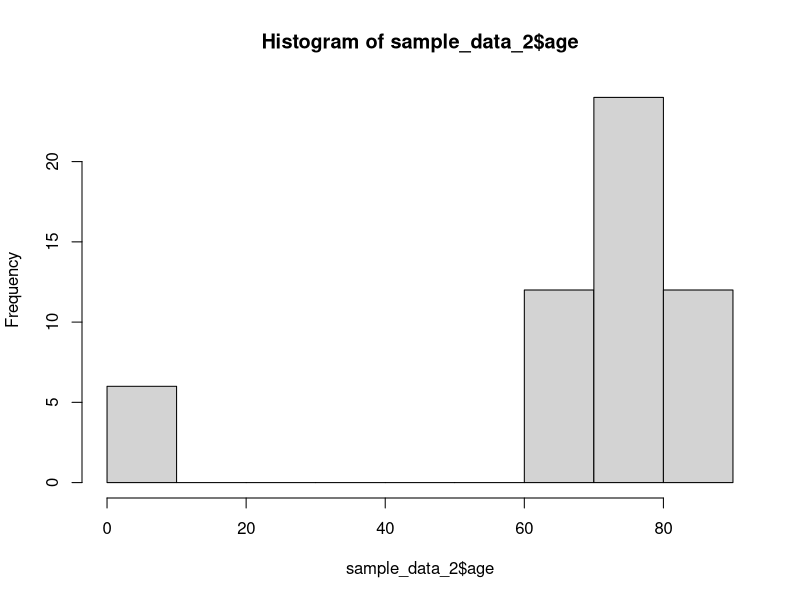
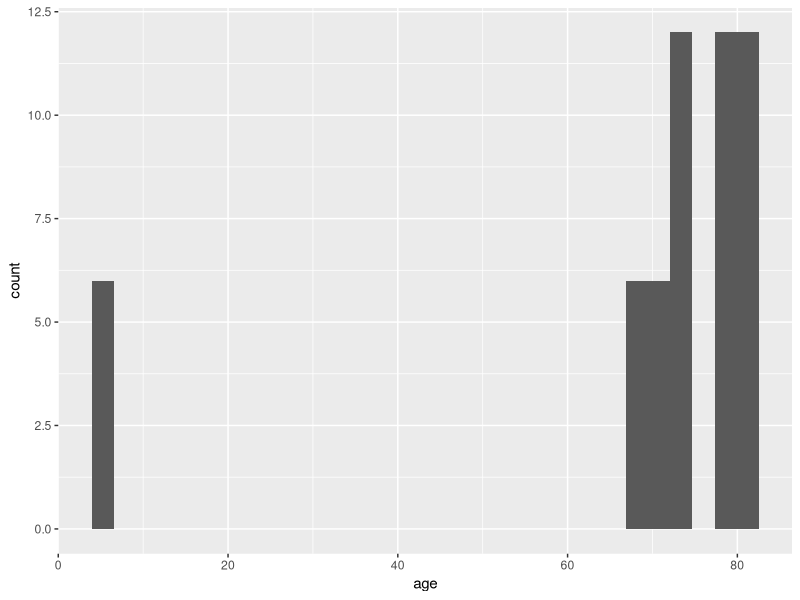

These charts were generated, in order, by the following R code:
## ---- chunk 1
setwd("/Users/sarah/Intro to Data Science Tutorials/")
## ---- chunk 2
sample_data <- read.csv("sample_data.csv")
## ---- chunk 3
library(dplyr)
## ---- chunk 4
head(sample_data)
head(sample_data, 6)
sample_data[1:6,]
## ---- chunk 5
dim(sample_data)
## ---- chunk 6
names(sample_data)
## ---- chunk 7
sample_data$visit_date
## ---- chunk 8
sum(is.na(sample_data))
## ---- chunk 9
is.na(sample_data)
## ---- chunk 10
na.omit(sample_data)
## ---- chunk 11
sample_data[complete.cases(sample_data),]	
## ---- chunk 12
sum(is.na(sample_data$medication_analgesic))
sum(is.na(sample_data$analgesic_start_date))
## ---- chunk 13
sample_data[is.na(sample_data$analgesic_start_date) & is.na(sample_data$medication_analgesic),]
## ---- chunk 14
sample_data[!is.na(sample_data$analgesic_start_date) & is.na(sample_data$medication_analgesic),]
## ---- chunk 15
sample_data[is.na(sample_data$analgesic_start_date) & !is.na(sample_data$medication_analgesic),]
## ---- chunk 16
missing_date <- sample_data[is.na(sample_data$analgesic_start_date) & !is.na(sample_data$medication_analgesic),]

missing_date
## ---- chunk 17
sample_data_v1 <- sample_data %>% filter(id!=7)
dim(sample_data_v1)
nrow(sample_data_v1)
## ---- chunk 18
sample_data_v2 <- sample_data %>% filter(!(id %in% missing_date$id))
dim(sample_data_v2)
nrow(sample_data_v2)
## ---- chunk 19
sample_data_v3 <- sample_data[!(sample_data$id %in% missing_date$id),]
dim(sample_data_v3)
nrow(sample_data_v3)
## ---- chunk 20
sample_data_v4 <- sample_data[!(sample_data$id==7),]
dim(sample_data_v4)
nrow(sample_data_v4)
## ---- chunk 21
sample_data_2 <- sample_data_v1
## ---- chunk 22
rm(sample_data_v1, sample_data_v2, sample_data_v3, sample_data_v4)
## ---- chunk 23
sample_data_2$id==7 		#tells us True or False: ID is equal to 7?
sum(sample_data_2$id==7) 	 #tells us how many observations have ID equal to 7
sample_data_2 %>% filter(id==7) 	#gives us all the observations with ID equal to 7
sum(is.na(sample_data_2$analgesic_start_date) & !is.na(sample_data_2$medication_analgesic)) # any missing?
## ---- chunk 24
mean(sample_data_2$age)
median(sample_data_2$age)
max(sample_data_2$age)
min(sample_data_2$age)
## ---- chunk 25
hist(sample_data_2$age)
## ---- chunk 26
library(ggplot2)
ggplot(sample_data_2,aes(age)) + geom_histogram()
## ---- chunk 27
sort(sample_data_2$age) # sorts the age in an ascending order
sample_data_2[order(sample_data_2$age),] # orders the data from low to high age
sample_data_2 %>% filter(age<20)  # filters the data to ages lower than 20
sample_data_2[sample_data_2$age<20,] # is the equivalent using [row,column] syntax
## ---- chunk 28
sample_data_2[(sample_data_2$race=="white")&(sample_data_2$sex=="female")&(sample_data_2$id!=1),]
## ---- chunk 29
sample_data_2 %>% filter((sex=="female")&(race=="white")&(id!=1))
#or
sample_data_2 %>% filter(race=="white") %>% filter(sex=="female") %>% filter(id!=1)
## ---- chunk 30
white_females_1 <- sample_data_2 %>% filter(race=="white") %>% filter(sex=="female") %>% filter(id!=1)
mean(white_females_1$age)
## ---- chunk 31
sample_data_2 %>% filter(race=="white") %>% filter(sex=="female") %>% filter(id!=1) %>% summarise(mean(age))
## ---- chunk 32
white_females_2 <- sample_data_2[(sample_data_2$race=="white")&(sample_data_2$sex=="female")&(sample_data_2$id!=1),]
mean(white_females_2$age)
## ---- chunk 33
sample_data_2$age[sample_data_2$id==1] <- 72
#or
sample_data_2$age[sample_data_2$id==1] <- mean(white_females_2$age)
#or
head(sample_data_2) # see that the first 6 observations are all id==1

sample_data_2$age[1:6] <- mean(white_females_2$age)
## ---- chunk 34
head(sample_data_2,6)
## ---- chunk 35
str(sample_data_2) 
## ---- chunk 36
sample_data_2$visit_date <- as.Date(sample_data_2$visit_date, "%m/%d/%Y")
sample_data_2$back_pain_date <- as.Date(sample_data_2$back_pain_date, "%m/%d/%Y")
## ---- chunk 37
sample_data_2$gi_bleed_date
## ---- chunk 38
sample_data_2$gi_bleed_date_1 <- as.Date(sample_data_2$gi_bleed_date, "%m/%d/%Y")
sample_data_2$gi_bleed_date_2 <- as.Date(sample_data_2$gi_bleed_date, "%Y-%m-%d")
## ---- chunk 39
sample_data_2$gi_bleed_date_clean[!is.na(sample_data_2$gi_bleed_date_1)] <- as.character(sample_data_2$gi_bleed_date_1[!is.na(sample_data_2$gi_bleed_date_1)])

sample_data_2$gi_bleed_date_clean[!is.na(sample_data_2$gi_bleed_date_2)] <- as.character(sample_data_2$gi_bleed_date_2[!is.na(sample_data_2$gi_bleed_date_2)])
## ---- chunk 40
sample_data_2$gi_bleed_date_clean <- as.Date(sample_data_2$gi_bleed_date_clean)
## ---- chunk 41
head(sample_data_2)
